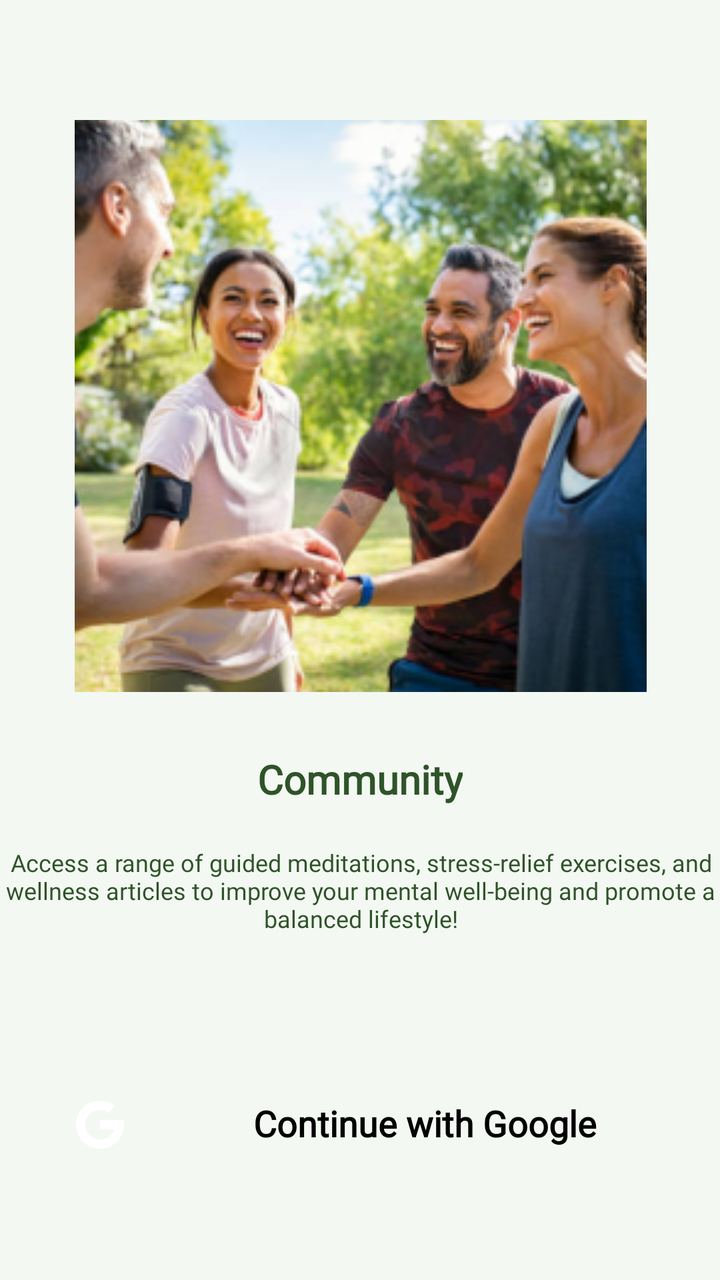
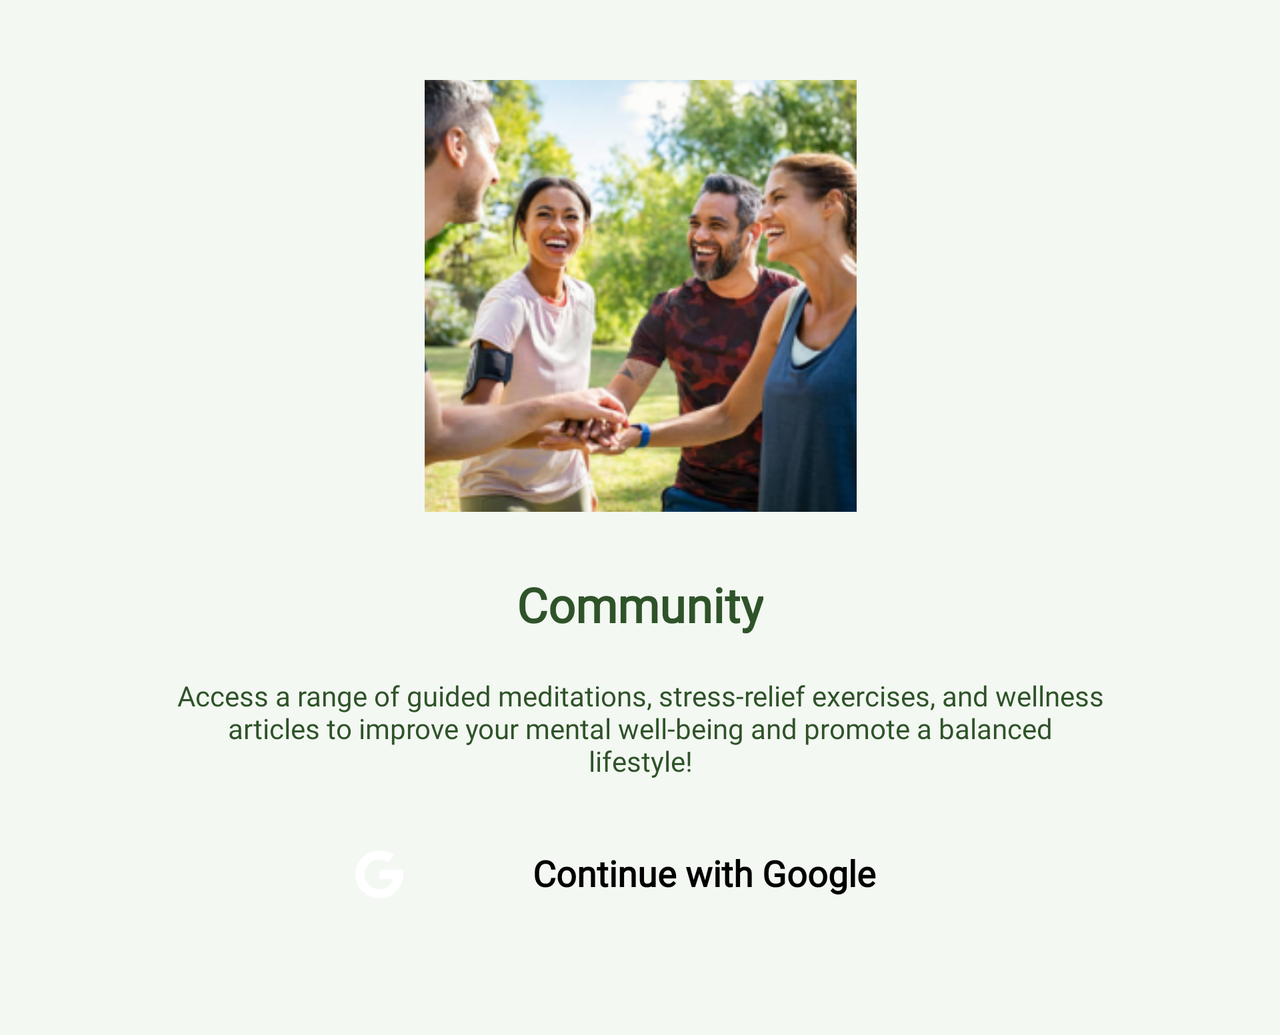

One screen, two layout resources from the same app: the default and the repository's alternative for another configuration. Each is rendered where Android would select it; the XML of both is given below.
<!-- AndroidManifest.xml: application theme Theme.HealthBuddy -->
<!-- res/layout/fragment_landing_login.xml -->
<?xml version="1.0" encoding="utf-8"?>
<layout xmlns:android="http://schemas.android.com/apk/res/android"
    xmlns:app="http://schemas.android.com/apk/res-auto"
    xmlns:tools="http://schemas.android.com/tools">

    <ScrollView
        android:layout_width="match_parent"
        android:layout_height="match_parent"
        android:fillViewport="true">

        <androidx.constraintlayout.widget.ConstraintLayout
            android:layout_width="match_parent"
            android:layout_height="match_parent"
            android:background="@color/bg_green"
            tools:context=".landing.LoginFragment">

            <ImageView
                android:id="@+id/img"
                android:layout_width="355dp"
                android:layout_height="286dp"
                android:layout_marginTop="60dp"
                android:src="@drawable/img_land_4"
                app:layout_constraintEnd_toEndOf="parent"
                app:layout_constraintStart_toStartOf="parent"
                app:layout_constraintTop_toTopOf="parent" />

            <TextView
                android:id="@+id/title_1"
                android:layout_width="wrap_content"
                android:layout_height="wrap_content"
                android:layout_marginTop="30dp"
                android:fontFamily="@font/dm_sans_medium"
                android:text="@string/community"
                android:textColor="@color/dark_green"
                android:textSize="20sp"
                android:textStyle="bold"
                app:layout_constraintEnd_toEndOf="parent"
                app:layout_constraintStart_toStartOf="parent"
                app:layout_constraintTop_toBottomOf="@+id/img" />

            <TextView
                android:id="@+id/msg"
                android:layout_width="365dp"
                android:layout_height="150dp"
                android:layout_marginTop="20dp"
                android:fontFamily="@font/dm_sans"
                android:gravity="center_horizontal"
                android:text="@string/text_land_3"
                android:textColor="@color/dark_green"
                android:textSize="12sp"
                app:layout_constraintEnd_toEndOf="parent"
                app:layout_constraintStart_toStartOf="parent"
                app:layout_constraintTop_toBottomOf="@+id/title_1" />

            <Button
                android:id="@+id/button"
                android:layout_width="365dp"
                android:layout_height="55dp"
                android:layout_marginBottom="50dp"
                android:backgroundTint="@color/button_green"
                android:drawableLeft="@drawable/ic_google"
                android:fontFamily="@font/dm_sans_medium"
                android:gravity="center|center_horizontal"
                android:includeFontPadding="false"
                android:paddingLeft="40dp"
                android:text="@string/continue_with_google"
                android:textSize="18sp"
                android:textStyle="bold"
                app:iconPadding="-15dp"
                app:layout_constraintBottom_toBottomOf="parent"
                app:layout_constraintEnd_toEndOf="parent"
                app:layout_constraintStart_toStartOf="parent" />

            <TextView
                android:id="@+id/disclaimer"
                android:layout_width="365dp"
                android:layout_height="24dp"
                android:fontFamily="@font/dm_sans"
                android:text="@string/disclaimer"
                android:textColor="@color/disclaimer_green"
                android:textSize="9sp"
                app:layout_constraintEnd_toEndOf="parent"
                app:layout_constraintStart_toStartOf="parent"
                app:layout_constraintTop_toBottomOf="@+id/button" />

            <FrameLayout
                android:id="@+id/loadingContainer"
                android:layout_width="match_parent"
                android:layout_height="match_parent"
                android:gravity="center"
                android:visibility="gone"
                android:elevation="10dp">

                <View
                    android:layout_width="match_parent"
                    android:layout_height="match_parent"
                    android:background="#88000000" />

                <ProgressBar
                    android:id="@+id/loadingProgressBar"
                    android:layout_width="wrap_content"
                    android:layout_height="wrap_content"
                    android:layout_gravity="center" />
            </FrameLayout>

        </androidx.constraintlayout.widget.ConstraintLayout>
    </ScrollView>
</layout>
<!-- resources referenced by this layout -->
<resources>
  <color name="bg_green">#FFF3F8F2</color>
  <color name="button_green">#FF57C331</color>
  <color name="dark_green">#FF2F5329</color>
  <color name="disclaimer_green">#FF8CB086</color>
  <!-- drawable ic_google (drawable) -->
  <vector android:height="24dp" android:viewportHeight="210"
      android:viewportWidth="210" android:width="24dp" xmlns:android="http://schemas.android.com/apk/res/android">
      <path android:fillColor="#ffffff" android:pathData="M0,105C0,47.1 47.1,0 105,0c23.38,0 45.51,7.52 64,21.76l-24.4,31.7C133.17,44.65 119.48,40 105,40c-35.84,0 -65,29.16 -65,65s29.16,65 65,65c28.87,0 53.4,-18.91 61.85,-45H105V85h105v20c0,57.9 -47.1,105 -105,105S0,162.9 0,105z"/>
  </vector>
  <!-- drawable img_land_4: png bitmap (drawable, 125161 bytes) -->
  <string name="community">Community</string>
  <string name="continue_with_google">Continue with Google</string>
  <string name="disclaimer">By tapping Continue with Google, you agree to HealthBuddy’s Terms and Conditions and Privacy Policy.</string>
  <string name="text_land_3">Access a range of guided meditations, stress-relief exercises, and wellness articles to improve your mental well-being and promote a balanced lifestyle!</string>
</resources>
<!-- res/layout-land/fragment_landing_login.xml (the repository's variant of the layout above) -->
<!-- drawn on the phone turned sideways -->
<?xml version="1.0" encoding="utf-8"?>
<layout xmlns:android="http://schemas.android.com/apk/res/android"
    xmlns:app="http://schemas.android.com/apk/res-auto"
    xmlns:tools="http://schemas.android.com/tools">

    <ScrollView
        android:layout_width="match_parent"
        android:layout_height="match_parent"
        android:fillViewport="true">

        <androidx.constraintlayout.widget.ConstraintLayout
            android:layout_width="match_parent"
            android:layout_height="match_parent"
            android:background="@color/bg_green"
            tools:context=".landing.LoginFragment">

            <ImageView
                android:id="@+id/img"
                android:layout_width="285dp"
                android:layout_height="216dp"
                android:layout_marginTop="40dp"
                android:src="@drawable/img_land_4"
                app:layout_constraintEnd_toEndOf="parent"
                app:layout_constraintStart_toStartOf="parent"
                app:layout_constraintTop_toTopOf="parent" />

            <TextView
                android:id="@+id/title_1"
                android:layout_width="wrap_content"
                android:layout_height="wrap_content"
                android:layout_marginTop="30dp"
                android:fontFamily="@font/dm_sans_medium"
                android:text="@string/community"
                android:textColor="@color/dark_green"
                android:textSize="24sp"
                android:textStyle="bold"
                app:layout_constraintEnd_toEndOf="parent"
                app:layout_constraintStart_toStartOf="parent"
                app:layout_constraintTop_toBottomOf="@+id/img" />

            <TextView
                android:id="@+id/msg"
                android:layout_width="465dp"
                android:layout_height="wrap_content"
                android:layout_marginTop="20dp"
                android:fontFamily="@font/dm_sans"
                android:gravity="center_horizontal"
                android:text="@string/text_land_3"
                android:textColor="@color/dark_green"
                android:textSize="14sp"
                app:layout_constraintEnd_toEndOf="parent"
                app:layout_constraintStart_toStartOf="parent"
                app:layout_constraintTop_toBottomOf="@+id/title_1" />

            <Button
                android:id="@+id/button"
                android:layout_width="365dp"
                android:layout_height="55dp"
                android:layout_marginTop="20dp"
                android:backgroundTint="@color/button_green"
                android:drawableLeft="@drawable/ic_google"
                android:fontFamily="@font/dm_sans_medium"
                android:gravity="center|center_horizontal"
                android:includeFontPadding="false"
                android:paddingLeft="40dp"
                android:text="@string/continue_with_google"
                android:textSize="18sp"
                android:textStyle="bold"
                app:iconPadding="-15dp"
                app:layout_constraintEnd_toEndOf="parent"
                app:layout_constraintStart_toStartOf="parent"
                app:layout_constraintTop_toBottomOf="@id/msg" />

            <TextView
                android:id="@+id/disclaimer"
                android:layout_width="465dp"
                android:layout_height="wrap_content"
                android:layout_marginTop="5dp"
                android:layout_marginBottom="20dp"
                android:fontFamily="@font/dm_sans"
                android:text="@string/disclaimer"
                android:textColor="@color/disclaimer_green"
                android:textSize="11sp"
                app:layout_constraintBottom_toBottomOf="parent"
                app:layout_constraintEnd_toEndOf="parent"
                app:layout_constraintStart_toStartOf="parent"
                app:layout_constraintTop_toBottomOf="@+id/button" />

            <FrameLayout
                android:id="@+id/loadingContainer"
                android:layout_width="match_parent"
                android:layout_height="match_parent"
                android:gravity="center"
                android:visibility="gone"
                android:elevation="10dp">

                <View
                    android:layout_width="match_parent"
                    android:layout_height="match_parent"
                    android:background="#88000000" />

                <ProgressBar
                    android:id="@+id/loadingProgressBar"
                    android:layout_width="wrap_content"
                    android:layout_height="wrap_content"
                    android:layout_gravity="center" />
            </FrameLayout>

        </androidx.constraintlayout.widget.ConstraintLayout>
    </ScrollView>
</layout>
